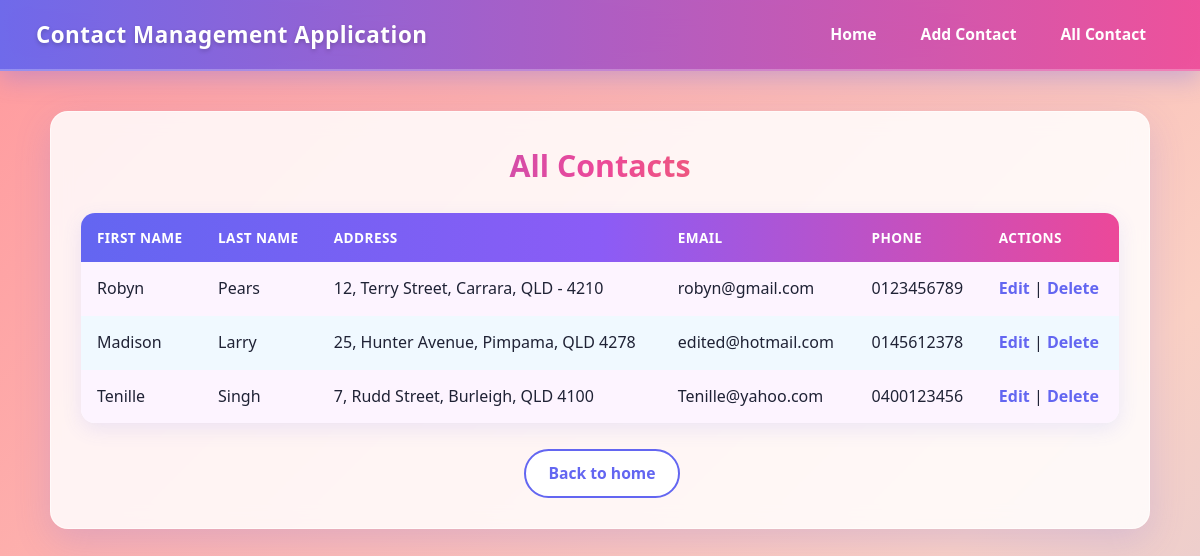
The page /allcontacts/ on the database its author committed.
### base/models.py (models this page shows, shortened)
class Contact(models.Model):
    firstname=models.CharField(max_length=50)
    lastname=models.CharField(max_length=50)
    address=models.CharField(max_length=100)
    email=models.EmailField(unique=True)
    phoneno = models.CharField(max_length=20, unique=True)

### base/views.py (the view)
# urls.py: path('allcontacts/',views.allcontacts, name="contacts"),
def allcontacts(request):
    contacts = Contact.objects.all()
    return render(request, 'allcontacts.html',{'contacts':contacts})

### base/templates/allcontacts.html (shortened to what this page needs)
{% extends 'main.html' %}
{% block content %}
<div class="allcontacts">
    <h2>All Contacts</h2>
    <table border="1" cellpadding="10">
        <tr>
            <th>First Name</th>
            <th>Last Name</th>
            <th>Address</th>
            <th>Email</th>
            <th>Phone</th>
            <th>Actions</th>
        </tr>
        {% for contact in contacts %}
        <tr>
            <td>{{ contact.firstname }}</td>
            <td>{{ contact.lastname }}</td>
            <td>{{ contact.address }}</td>
            <td>{{ contact.email }}</td>
            <td>{{ contact.phoneno }}</td>
            <td>
                <a href="{% url 'update' contact.id %}">Edit</a> |
                <a href="{% url 'delete' contact.id %}">Delete</a>
            </td>
        </tr>
        {% empty %}
        <tr>
            <td colspan="6">No contacts found</td>
        </tr>
        {% endfor %}
    </table>
    <br>
    <a href="{% url 'home' %}">Back to home</a>
</div>
{% endblock %}

### static/style.css (style rules this page uses)
* { box-sizing: border-box; margin: 0; padding: 0; }
body { min-height: 100vh; font-family: 'Segoe UI', Tahoma, Geneva, Verdana, sans-serif; color: #1f2235; line-height: 1.6; background: linear-gradient(135deg, #ff9a9e 0%, #fad0c4 25%, #a1c4fd 55%, #c2e9fb 80%, #fbc2eb 100%); background-size: 300% 300%; background-attachment: fixed; animation: bgShift 18s ease infinite; }
.home, .allcontacts, .create, .update, .delete { max-width: 1100px; margin: 40px auto; padding: 30px; background: rgba(255, 255, 255, 0.85); backdrop-filter: blur(10px); border-radius: 18px; box-shadow: 0 12px 36px rgba(99, 102, 241, 0.18); border: 1px solid rgba(255, 255, 255, 0.6); }
h2 { font-size: 1.9rem; font-weight: 800; margin-bottom: 22px; background: linear-gradient(90deg, #6366f1, #ec4899, #f59e0b); -webkit-background-clip: text; -webkit-text-fill-color: transparent; background-clip: text; }
table { width: 100%; border-collapse: separate; border-spacing: 0; border: none !important; border-radius: 14px; overflow: hidden; box-shadow: 0 6px 20px rgba(99, 102, 241, 0.12); margin-top: 10px; background: #ffffff; }
table th, table td { border: none !important; padding: 14px 16px; text-align: left; }
table thead, table tr:first-child { background: linear-gradient(90deg, #6366f1, #8b5cf6, #ec4899); color: #ffffff; }
table tr:first-child th, table thead th { font-weight: 700; letter-spacing: 0.4px; text-transform: uppercase; font-size: 0.85rem; }
table tr:nth-child(even) { background: #fdf4ff; }
table tr:nth-child(odd):not(:first-child) { background: #f0f9ff; }
table td a { color: #6366f1; text-decoration: none; font-weight: 600; transition: color 0.2s ease; }
.create form a, .update form a, .delete form a, .allcontacts > a:last-child { display: inline-block; padding: 10px 22px; font-size: 0.98rem; font-weight: 700; color: #6366f1; background: #ffffff; border: 2px solid #6366f1; border-radius: 999px; text-decoration: none; transition: all 0.2s ease; margin-left: 4px; }

### rows shown on the page
Contact: firstname "Robyn", lastname "Pears", address "12, Terry Street, Carrara, QLD - 4210", email "robyn@gmail.com", phoneno "0123456789"
Contact: firstname "Madison", lastname "Larry", address "25, Hunter Avenue, Pimpama, QLD 4278", email "edited@hotmail.com", phoneno "0145612378"
Contact: firstname "Tenille", lastname "Singh", address "7, Rudd Street, Burleigh, QLD 4100", email "Tenille@yahoo.com", phoneno "0400123456"
